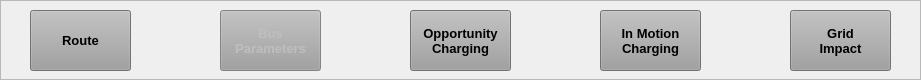
   <widget class="QFrame" name="ButtonsFrame">
    <property name="geometry">
     <rect>
      <x>20</x>
      <y>540</y>
      <width>921</width>
      <height>80</height>
     </rect>
    </property>
    <property name="palette">
     <palette>
      <active>
       <colorrole role="Light">
        <brush brushstyle="SolidPattern">
         <color alpha="255">
          <red>255</red>
          <green>255</green>
          <blue>255</blue>
         </color>
        </brush>
       </colorrole>
       <colorrole role="Base">
        <brush brushstyle="SolidPattern">
         <color alpha="255">
          <red>143</red>
          <green>143</green>
          <blue>143</blue>
         </color>
        </brush>
       </colorrole>
       <colorrole role="HighlightedText">
        <brush brushstyle="SolidPattern">
         <color alpha="255">
          <red>255</red>
          <green>255</green>
          <blue>255</blue>
         </color>
        </brush>
       </colorrole>
       <colorrole role="NoRole">
        <brush brushstyle="SolidPattern">
         <color alpha="255">
          <red>255</red>
          <green>255</green>
          <blue>255</blue>
         </color>
        </brush>
       </colorrole>
      </active>
      <inactive>
       <colorrole role="Light">
        <brush brushstyle="SolidPattern">
         <color alpha="255">
          <red>255</red>
          <green>255</green>
          <blue>255</blue>
         </color>
        </brush>
       </colorrole>
       <colorrole role="Base">
        <brush brushstyle="SolidPattern">
         <color alpha="255">
          <red>143</red>
          <green>143</green>
          <blue>143</blue>
         </color>
        </brush>
       </colorrole>
       <colorrole role="HighlightedText">
        <brush brushstyle="SolidPattern">
         <color alpha="255">
          <red>255</red>
          <green>255</green>
          <blue>255</blue>
         </color>
        </brush>
       </colorrole>
       <colorrole role="NoRole">
        <brush brushstyle="SolidPattern">
         <color alpha="255">
          <red>255</red>
          <green>255</green>
          <blue>255</blue>
         </color>
        </brush>
       </colorrole>
      </inactive>
      <disabled>
       <colorrole role="Light">
        <brush brushstyle="SolidPattern">
         <color alpha="255">
          <red>255</red>
          <green>255</green>
          <blue>255</blue>
         </color>
        </brush>
       </colorrole>
       <colorrole role="Base">
        <brush brushstyle="SolidPattern">
         <color alpha="255">
          <red>191</red>
          <green>191</green>
          <blue>191</blue>
         </color>
        </brush>
       </colorrole>
       <colorrole role="HighlightedText">
        <brush brushstyle="SolidPattern">
         <color alpha="255">
          <red>255</red>
          <green>255</green>
          <blue>255</blue>
         </color>
        </brush>
       </colorrole>
       <colorrole role="NoRole">
        <brush brushstyle="SolidPattern">
         <color alpha="255">
          <red>255</red>
          <green>255</green>
          <blue>255</blue>
         </color>
        </brush>
       </colorrole>
      </disabled>
     </palette>
    </property>
    <property name="autoFillBackground">
     <bool>false</bool>
    </property>
    <property name="frameShape">
     <enum>QFrame::StyledPanel</enum>
    </property>
    <property name="frameShadow">
     <enum>QFrame::Plain</enum>
    </property>
    <property name="lineWidth">
     <number>2</number>
    </property>
    <widget class="QPushButton" name="RouteButton">
     <property name="geometry">
      <rect>
       <x>30</x>
       <y>10</y>
       <width>101</width>
       <height>61</height>
      </rect>
     </property>
     <property name="font">
      <font>
       <family>MS Sans Serif</family>
       <pointsize>10</pointsize>
       <weight>75</weight>
       <bold>true</bold>
      </font>
     </property>
     <property name="statusTip">
      <string>Push to go to the Route tab</string>
     </property>
     <property name="styleSheet">
      <string notr="true">background-color: rgb(159, 159, 159);</string>
     </property>
     <property name="text">
      <string>Route</string>
     </property>
    </widget>
    <widget class="QPushButton" name="BusButton">
     <property name="enabled">
      <bool>false</bool>
     </property>
     <property name="geometry">
      <rect>
       <x>220</x>
       <y>10</y>
       <width>101</width>
       <height>61</height>
      </rect>
     </property>
     <property name="font">
      <font>
       <family>MS Sans Serif</family>
       <pointsize>10</pointsize>
       <weight>75</weight>
       <bold>true</bold>
      </font>
     </property>
     <property name="statusTip">
      <string>Push to go to the Bus Parameters tab</string>
     </property>
     <property name="styleSheet">
      <string notr="true">background-color: rgb(159, 159, 159);</string>
     </property>
     <property name="text">
      <string>Bus
Parameters</string>
     </property>
    </widget>
    <widget class="QPushButton" name="DynamicButton">
     <property name="geometry">
      <rect>
       <x>600</x>
       <y>10</y>
       <width>101</width>
       <height>61</height>
      </rect>
     </property>
     <property name="font">
      <font>
       <family>MS Sans Serif</family>
       <pointsize>10</pointsize>
       <weight>75</weight>
       <bold>true</bold>
      </font>
     </property>
     <property name="statusTip">
      <string>Push to go to the In Motion Charging tab</string>
     </property>
     <property name="styleSheet">
      <string notr="true">background-color: rgb(159, 159, 159);</string>
     </property>
     <property name="text">
      <string>In Motion
Charging</string>
     </property>
    </widget>
    <widget class="QPushButton" name="OpportunityButton">
     <property name="geometry">
      <rect>
       <x>410</x>
       <y>10</y>
       <width>101</width>
       <height>61</height>
      </rect>
     </property>
     <property name="font">
      <font>
       <family>MS Sans Serif</family>
       <pointsize>10</pointsize>
       <weight>75</weight>
       <bold>true</bold>
      </font>
     </property>
     <property name="statusTip">
      <string>Push to go to the Opportunity Charging tab</string>
     </property>
     <property name="styleSheet">
      <string notr="true">background-color: rgb(159, 159, 159);</string>
     </property>
     <property name="text">
      <string>Opportunity
Charging</string>
     </property>
    </widget>
    <widget class="QPushButton" name="GridButton">
     <property name="geometry">
      <rect>
       <x>790</x>
       <y>10</y>
       <width>101</width>
       <height>61</height>
      </rect>
     </property>
     <property name="font">
      <font>
       <family>MS Sans Serif</family>
       <pointsize>10</pointsize>
       <weight>75</weight>
       <bold>true</bold>
      </font>
     </property>
     <property name="statusTip">
      <string>Push to go to the Grid tab</string>
     </property>
     <property name="styleSheet">
      <string notr="true">background-color: rgb(159, 159, 159);</string>
     </property>
     <property name="locale">
      <locale language="English" country="UnitedStates"/>
     </property>
     <property name="text">
      <string>Grid
Impact</string>
     </property>
    </widget>
   </widget>
